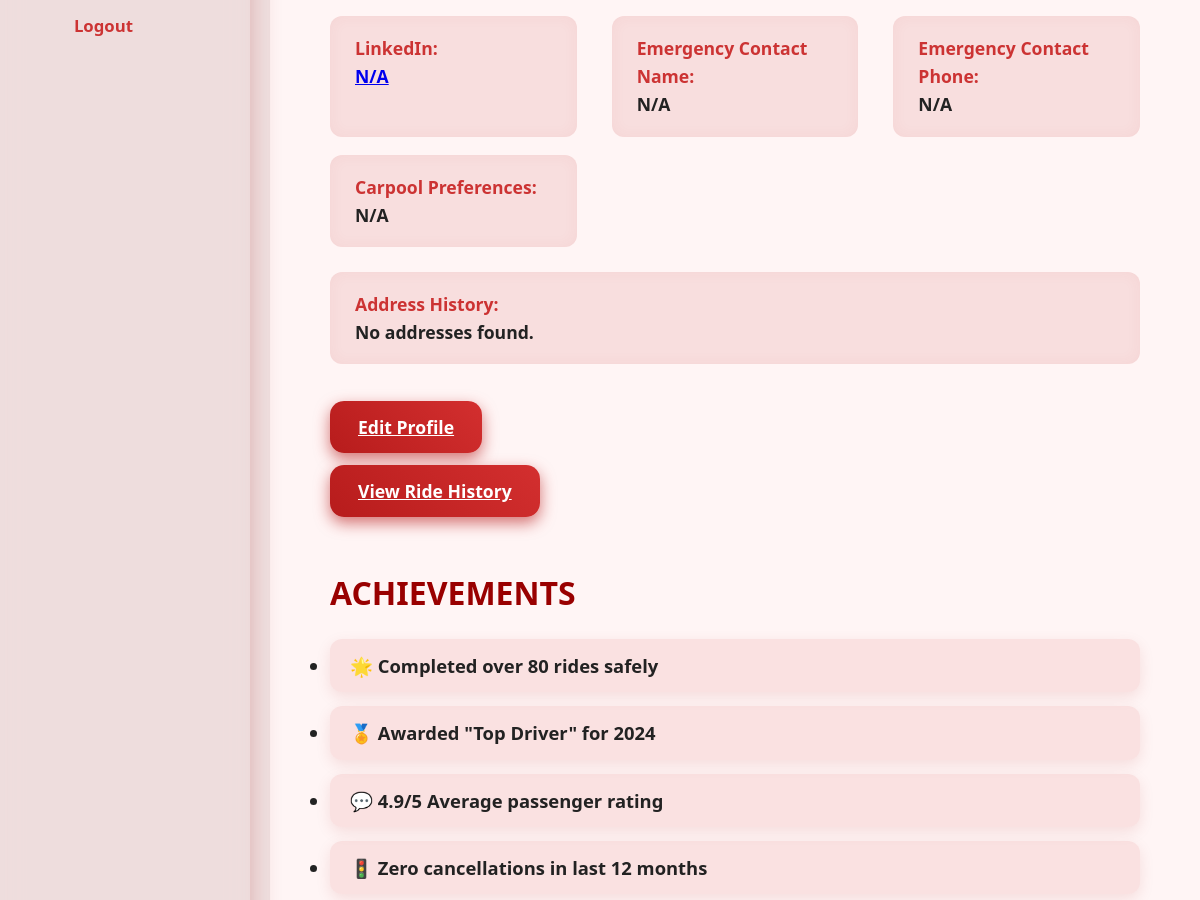
/Main/profile.php (signed in, middle part), run on an earlier commit of the app's database.
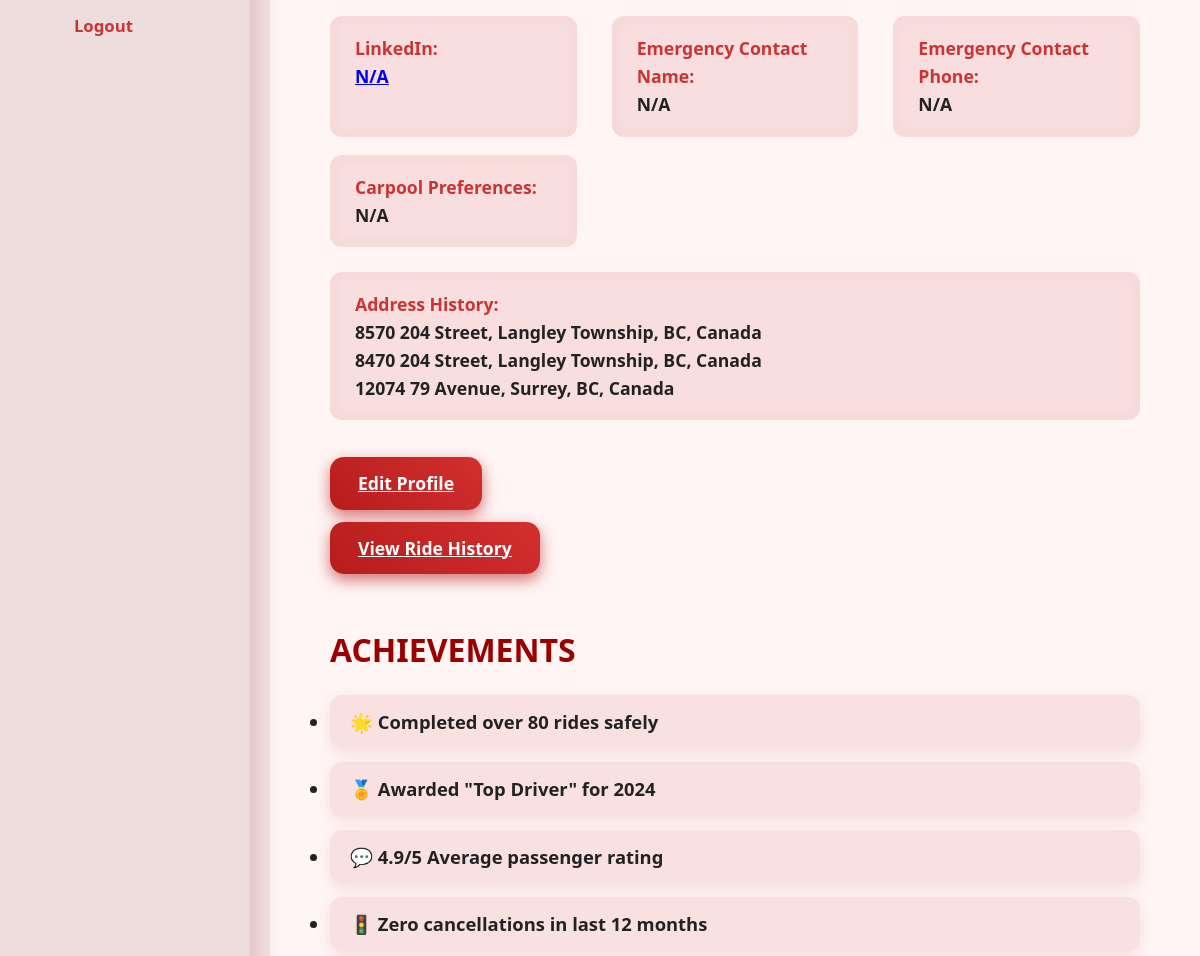
And on a later commit of the database.
### tables this page shows
CREATE TABLE ADDRESS (
    addressID INTEGER PRIMARY KEY AUTOINCREMENT,
    userID INTEGER NOT NULL,
    address VARCHAR(255) NOT NULL,
    FOREIGN KEY (userID) REFERENCES USER(userID)
);

### Main/profile.php (the view, shortened to what this page needs)
<?php
include '../PHP/db.php';
    $stmtProfile = $conn->prepare("
    SELECT location, contactMethod, vehicle, dob, gender, linkedin, emergencyName, emergencyPhone, favoriteMusic, carpoolPrefs, bio
    FROM PROFILE
    WHERE userID = :userID
    ");
    $stmtProfile->execute([':userID' => $_SESSION['userID']]);
    $profile = $stmtProfile->fetch(PDO::FETCH_ASSOC);
    $linkedin       = $profile['linkedin'] ?? 'N/A';
    $emergencyName  = $profile['emergencyName'] ?? 'N/A';
    $emergencyPhone = $profile['emergencyPhone'] ?? 'N/A';
    $carpoolPrefs   = $profile['carpoolPrefs'] ?? 'N/A';
    $stmt = $conn->prepare("SELECT address FROM ADDRESS WHERE userID = :userID");
    $stmt->execute([':userID' => $_SESSION['userID']]);
    $addresses = $stmt->fetchAll(PDO::FETCH_ASSOC);
?>
<!DOCTYPE html>
<html lang="en">
<head>
  <link rel="stylesheet" href="../CSS/profile.css" />
</head>
<body>
  <aside class="sidebar">
    <nav>
      <ul>
        <li><a href="logout.php" aria-label="Logout">Logout</a></li>
      </ul>
    </nav>
  </aside>
  <main class="main-content">
    <section class="profile-info">
      <div class="info-grid">
        <div class="info-item"><strong>LinkedIn:</strong> <a href="#" id="infoLinkedIn" target="_blank"><br> <?php echo htmlspecialchars($linkedin); ?></a></div>
        <div class="info-item"><strong>Emergency Contact Name:</strong><br> <?php echo htmlspecialchars($emergencyName); ?></div>
        <div class="info-item"><strong>Emergency Contact Phone:</strong><br> <?php echo htmlspecialchars($emergencyPhone); ?></div>
        <div class="info-item"><strong>Carpool Preferences:</strong><br> <?php echo htmlspecialchars($carpoolPrefs); ?></div>
      </div>
      <div class="info-grid">
      <div class="info-item">
        <strong>Address History:</strong><br>
        <?php
        if ($addresses) {
            foreach ($addresses as $row) {
                echo htmlspecialchars($row['address']) . "<br>";
            }
        } else {
            echo "No addresses found.";
        }
        ?>
        </div>
      </div>
      <div class="edit-profile-btn-wrapper">
        <a href="edit.php" class="btn-action edit-profile-btn">Edit Profile</a>
      </div>
      <a href="ride history.php" class="btn-action view-history-btn">View Ride History</a>
    </section>
    <section class="achievements">
      <h2>Achievements</h2>
      <ul id="achievementsList">
        <li>🌟 Completed over 80 rides safely</li>
        <li>🏅 Awarded "Top Driver" for 2024</li>
        <li>💬 4.9/5 Average passenger rating</li>
        <li>🚦 Zero cancellations in last 12 months</li>
      </ul>
    </section>
  </main>
</body>
</html>

### CSS/profile.css (style rules this page uses)
* { margin: 0; padding: 0; box-sizing: border-box; }
body { font-family: 'Segoe UI', Tahoma, Geneva, Verdana, sans-serif; background: #f8f6f6; color: #222; line-height: 1.6; min-height: 100vh; }
.sidebar { width: 250px; background: rgba(153, 0, 0, 0.1); backdrop-filter: blur(15px); padding: 30px 20px; box-shadow: 4px 0 25px rgba(153, 0, 0, 0.3); position: fixed; top: 0; bottom: 0; display: flex; flex-direction: column; align-items: center; }
.sidebar nav ul { list-style: none; width: 100%; }
.sidebar nav li { margin-bottom: 22px; }
.sidebar nav a { display: block; text-decoration: none; color: #cc3333; font-weight: 600; padding: 12px 16px; border-radius: 10px; font-size: 1.05rem; transition: all 0.3s ease; }
.main-content { margin-left: 270px; padding: 40px 60px 80px; background: #fff5f5; border-radius: 20px; box-shadow: 0 8px 30px rgba(153, 0, 0, 0.15); }
.btn-action { background: linear-gradient(45deg, #b71c1c, #d32f2f); border: none; padding: 12px 28px; font-weight: 700; font-size: 1.1rem; border-radius: 14px; color: #fff; cursor: pointer; box-shadow: 0 6px 15px rgba(183, 28, 28, 0.6); transition: background 0.3s ease, transform 0.3s ease; display: inline-block; margin-top: 12px; }
.profile-info { margin-bottom: 50px; }
.info-grid { display: grid; grid-template-columns: repeat(auto-fit, minmax(230px, 1fr)); gap: 18px 35px; margin-bottom: 25px; }
.info-item { background: rgba(183, 28, 28, 0.1); padding: 18px 25px; border-radius: 12px; font-weight: 600; font-size: 1.1rem; color: #222; box-shadow: inset 0 0 15px rgba(204, 51, 51, 0.05); transition: background 0.3s ease; }
.info-item strong { color: #cc3333; }
.achievements { margin-bottom: 50px; }
.achievements h2 { font-size: 2rem; font-weight: 800; margin-bottom: 20px; color: #990000; text-transform: uppercase; }
.achievements li { font-size: 1.15rem; font-weight: 600; margin-bottom: 14px; background: rgba(204, 51, 51, 0.1); padding: 12px 20px; border-radius: 12px; box-shadow: 0 5px 15px rgba(153, 0, 0, 0.1); }

What changed in the data, as far as the page shows it:
added address: address "8570 204 Street, Langley Township, BC, Canada"
added address: address "8470 204 Street, Langley Township, BC, Canada"
added address: address "12074 79 Avenue, Surrey, BC, Canada"
Also different on the page:
text no longer shown: "No addresses found."
